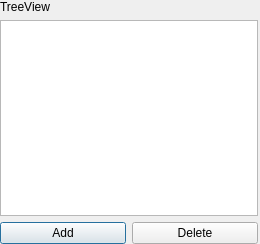
<?xml version="1.0" encoding="UTF-8"?>
<ui version="4.0">
 <class>tree</class>
 <widget class="QDialog" name="tree">
  <property name="geometry">
   <rect>
    <x>0</x>
    <y>0</y>
    <width>260</width>
    <height>244</height>
   </rect>
  </property>
  <property name="maximumSize">
   <size>
    <width>260</width>
    <height>260</height>
   </size>
  </property>
  <property name="windowTitle">
   <string>Dialog</string>
  </property>
  <widget class="QWidget" name="">
   <property name="geometry">
    <rect>
     <x>0</x>
     <y>0</y>
     <width>258</width>
     <height>244</height>
    </rect>
   </property>
   <layout class="QVBoxLayout" name="verticalLayout">
    <item>
     <widget class="QLabel" name="label">
      <property name="text">
       <string>TreeView</string>
      </property>
     </widget>
    </item>
    <item>
     <widget class="QTreeView" name="treeView"/>
    </item>
    <item>
     <layout class="QHBoxLayout" name="horizontalLayout">
      <item>
       <widget class="QPushButton" name="pushButton">
        <property name="text">
         <string>Add</string>
        </property>
       </widget>
      </item>
      <item>
       <widget class="QPushButton" name="pushButton_2">
        <property name="text">
         <string>Delete</string>
        </property>
       </widget>
      </item>
     </layout>
    </item>
   </layout>
  </widget>
 </widget>
 <resources/>
 <connections/>
</ui>
